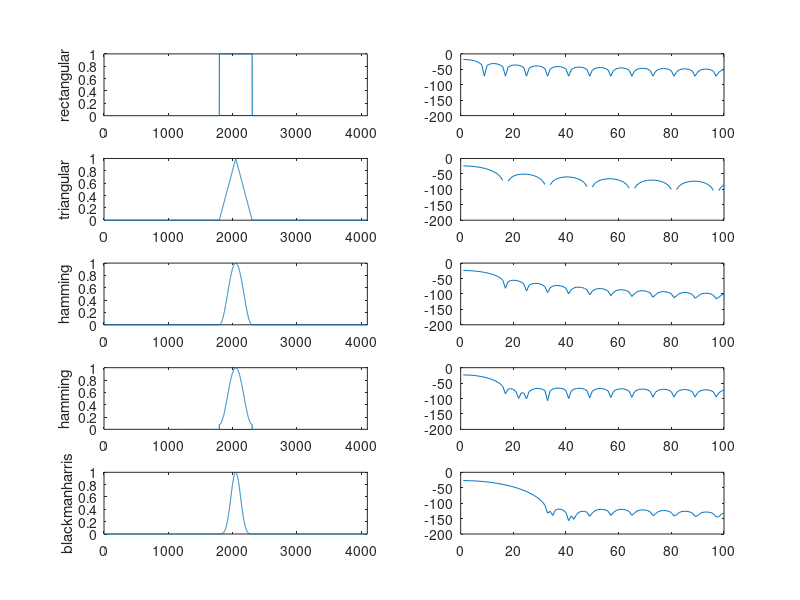

This figure's MATLAB source:
clear all
close all

pkg load signal

M = 511;
N = 4096;

wind = [boxcar(M), triang(M), hanning(M), hamming(M), blackmanharris(M)];

wName = {'rectangular', 'triangular', 'hamming', 'hamming', 'blackmanharris'}

hN = N/2;
hM1 = floor(M/2);
hM2 = ceil(M/2);

analW = size(wind, 2); 

i = 1;

figure(1, 'position',[0,1000,1000,1000]);
for k = 1:analW
	fftBuffer = zeros(N, 1);
	
	fftBuffer(hN+1-hM1:hN) = wind(1:hM1, k);
	fftBuffer(hN+1:hN+hM2) = wind(hM2:end, k);

	windFFT = 20*log10(abs(fft(fftBuffer)/N));

	subplot(analW, 2, i)
	plot(fftBuffer)
	axis([0 N])
	ylabel(wName{k})
	i += 1;
	subplot(analW, 2, i)
	plot(windFFT);
	axis([0 100 -200 0])
	i += 1;
endfor
